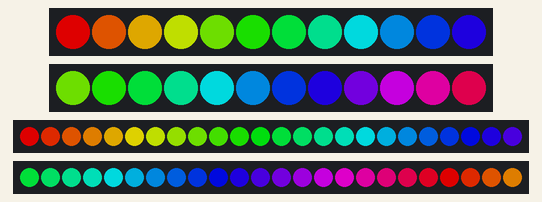
A sketch run on a simulated ESP32. Shown: 2 × 12 RGB LEDs in strip order, left to right, 2 × 24 RGB LEDs in strip order, left to right. Dim RGB values are drawn brighter than linear; random numbers use the default seed unless the sketch sets one.

Above: at 0.16 s.
At 3.0 s:
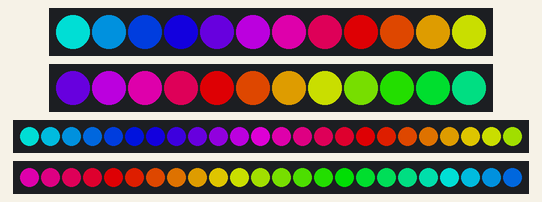
At 6.14 s:
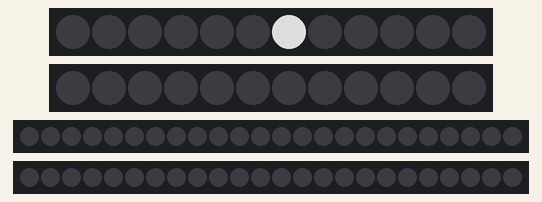
At 14.19 s:
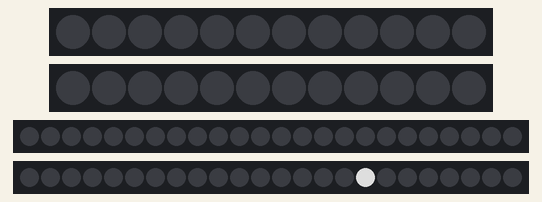
At 26.97 s:
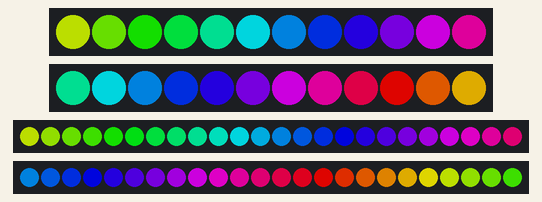
At 39.72 s:
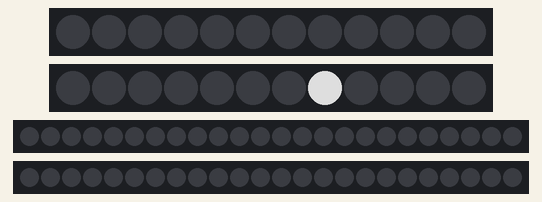

The sketch:

S3matrixNudgeDetect.ino
```cpp
#include <NeoPixelBus.h>

// ==== PIN + LED CONFIG ====
const uint8_t PIN_S12A = 4;
const uint8_t PIN_S12B = 5;
const uint8_t PIN_S24A = 18;
const uint8_t PIN_S24B = 19;

const uint16_t NUM_S12A = 12;
const uint16_t NUM_S12B = 12;
const uint16_t NUM_S24A = 24;
const uint16_t NUM_S24B = 24;

// Hard cap brightness: 60% of 255 ≈ 153
const uint8_t MAX_BRIGHT = 153;

// 4 strips, 4 RMT channels
NeoPixelBus<NeoGrbFeature, NeoEsp32Rmt0Ws2812xMethod> stripS12A(NUM_S12A, PIN_S12A);
NeoPixelBus<NeoGrbFeature, NeoEsp32Rmt1Ws2812xMethod> stripS12B(NUM_S12B, PIN_S12B);
NeoPixelBus<NeoGrbFeature, NeoEsp32Rmt2Ws2812xMethod> stripS24A(NUM_S24A, PIN_S24A);
NeoPixelBus<NeoGrbFeature, NeoEsp32Rmt3Ws2812xMethod> stripS24B(NUM_S24B, PIN_S24B);

// ---- brightness limiter (hard clamp) ----
RgbColor limitBright(const RgbColor& c) {
  // scale each channel by MAX_BRIGHT/255
  return RgbColor(
    (uint16_t)c.R * MAX_BRIGHT / 255,
    (uint16_t)c.G * MAX_BRIGHT / 255,
    (uint16_t)c.B * MAX_BRIGHT / 255
  );
}

void clearAll() {
  for (int i=0; i<NUM_S12A; i++) stripS12A.SetPixelColor(i, RgbColor(0));
  for (int i=0; i<NUM_S12B; i++) stripS12B.SetPixelColor(i, RgbColor(0));
  for (int i=0; i<NUM_S24A; i++) stripS24A.SetPixelColor(i, RgbColor(0));
  for (int i=0; i<NUM_S24B; i++) stripS24B.SetPixelColor(i, RgbColor(0));
  stripS12A.Show(); stripS12B.Show(); stripS24A.Show(); stripS24B.Show();
}

void showAll() {
  stripS12A.Show(); stripS12B.Show(); stripS24A.Show(); stripS24B.Show();
}

// ---- 1) GLOBAL RAINBOW ----
void effectRainbow() {
  for (int step = 0; step < 256; step++) {
    for (int i=0; i<NUM_S12A; i++) {
      uint8_t hue = (i*16 + step) & 0xFF;
      stripS12A.SetPixelColor(i, limitBright(RgbColor(HsbColor(hue/255.0f, 1, 1))));
    }
    for (int i=0; i<NUM_S12B; i++) {
      uint8_t hue = (i*16 + step + 64) & 0xFF; // offset so it’s not identical
      stripS12B.SetPixelColor(i, limitBright(RgbColor(HsbColor(hue/255.0f, 1, 1))));
    }
    for (int i=0; i<NUM_S24A; i++) {
      uint8_t hue = (i*8 + step) & 0xFF;
      stripS24A.SetPixelColor(i, limitBright(RgbColor(HsbColor(hue/255.0f, 1, 1))));
    }
    for (int i=0; i<NUM_S24B; i++) {
      uint8_t hue = (i*8 + step + 96) & 0xFF;
      stripS24B.SetPixelColor(i, limitBright(RgbColor(HsbColor(hue/255.0f, 1, 1))));
    }
    showAll();
    delay(20);
  }
}

// ---- 2) SEQUENTIAL CHASE THROUGH ALL BANKS ----
void effectSequentialChase() {
  const int total = NUM_S12A + NUM_S12B + NUM_S24A + NUM_S24B;
  RgbColor dot = limitBright(RgbColor(255,255,255));

  for (int step=0; step<total; step++) {
    clearAll();
    int i = step;

    if (i < NUM_S12A) {
      stripS12A.SetPixelColor(i, dot);
    } else if ((i -= NUM_S12A) < NUM_S12B) {
      stripS12B.SetPixelColor(i, dot);
    } else if ((i -= NUM_S12B) < NUM_S24A) {
      stripS24A.SetPixelColor(i, dot);
    } else {
      i -= NUM_S24A;
      stripS24B.SetPixelColor(i, dot);
    }

    showAll();
    delay(35);
  }
}

// ---- 3) GLOBAL SPARKLE ----
void effectSparkle() {
  for (int k=0; k<220; k++) {
    int bank = random(4);
    RgbColor sp = limitBright(RgbColor(255,255,255));

    switch(bank) {
      case 0: stripS12A.SetPixelColor(random(NUM_S12A), sp); break;
      case 1: stripS12B.SetPixelColor(random(NUM_S12B), sp); break;
      case 2: stripS24A.SetPixelColor(random(NUM_S24A), sp); break;
      case 3: stripS24B.SetPixelColor(random(NUM_S24B), sp); break;
    }

    showAll();
    delay(25);
    clearAll();
  }
}

// ---- 4) FLIP FLOP ----
void effectFlipFlop() {
  RgbColor A = limitBright(RgbColor(255, 0, 0));
  RgbColor B = limitBright(RgbColor(0, 0, 255));

  for (int t=0; t<26; t++) {
    for (int i=0; i<NUM_S12A; i++) stripS12A.SetPixelColor(i, (i%2)?A:B);
    for (int i=0; i<NUM_S12B; i++) stripS12B.SetPixelColor(i, (i%2)?A:B);
    for (int i=0; i<NUM_S24A; i++) stripS24A.SetPixelColor(i, (i%2)?A:B);
    for (int i=0; i<NUM_S24B; i++) stripS24B.SetPixelColor(i, (i%2)?A:B);
    showAll();
    delay(180);

    for (int i=0; i<NUM_S12A; i++) stripS12A.SetPixelColor(i, (i%2)?B:A);
    for (int i=0; i<NUM_S12B; i++) stripS12B.SetPixelColor(i, (i%2)?B:A);
    for (int i=0; i<NUM_S24A; i++) stripS24A.SetPixelColor(i, (i%2)?B:A);
    for (int i=0; i<NUM_S24B; i++) stripS24B.SetPixelColor(i, (i%2)?B:A);
    showAll();
    delay(180);
  }
}

// ---- 5) WHITE FADE (still obeys 60% cap) ----
void effectWhiteFade() {
  for (int b=0; b<=255; b+=5) {
    RgbColor c = limitBright(RgbColor(b,b,b));
    for (int i=0; i<NUM_S12A; i++) stripS12A.SetPixelColor(i, c);
    for (int i=0; i<NUM_S12B; i++) stripS12B.SetPixelColor(i, c);
    for (int i=0; i<NUM_S24A; i++) stripS24A.SetPixelColor(i, c);
    for (int i=0; i<NUM_S24B; i++) stripS24B.SetPixelColor(i, c);
    showAll();
    delay(12);
  }

  for (int b=255; b>=0; b-=5) {
    RgbColor c = limitBright(RgbColor(b,b,b));
    for (int i=0; i<NUM_S12A; i++) stripS12A.SetPixelColor(i, c);
    for (int i=0; i<NUM_S12B; i++) stripS12B.SetPixelColor(i, c);
    for (int i=0; i<NUM_S24A; i++) stripS24A.SetPixelColor(i, c);
    for (int i=0; i<NUM_S24B; i++) stripS24B.SetPixelColor(i, c);
    showAll();
    delay(12);
  }
}

void setup() {
  randomSeed(micros());
  stripS12A.Begin(); stripS12A.Show();
  stripS12B.Begin(); stripS12B.Show();
  stripS24A.Begin(); stripS24A.Show();
  stripS24B.Begin(); stripS24B.Show();
  clearAll();
}

void loop() {
  effectRainbow();
  effectSequentialChase();
  effectSparkle();
  effectFlipFlop();
  effectWhiteFade();
}
```
